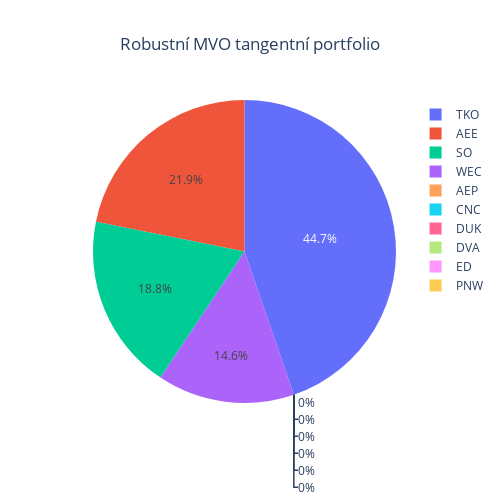

Notebook code cell kept with this figure:
### Code cell
weightsLWCorrelationTangent = MVOTangentPortfolio(prices = prices, cov_matrix_method = "ledoit_cc")
weightsPlot(weightsLWCorrelationTangent, title = "Robustní MVO tangentní portfolio")

### Figure 1 — Plotly figure (JSON) as saved in the notebook; plotly's stock layout.template omitted (floating-point values rounded to 4 significant figures)
{"data": [{"labels": ["AEE", "AEP", "CNC", "DUK", "DVA", "ED", "PNW", "SO", "TKO", "WEC"], "type": "pie", "values": [0.2185, 0, 0, 0, 0, 0, 0, 0.1879, 0.4472, 0.1464]}], "layout": {"height": 500, "title": {"text": "Robustní MVO tangentní portfolio", "x": 0.5}, "width": 500}}
